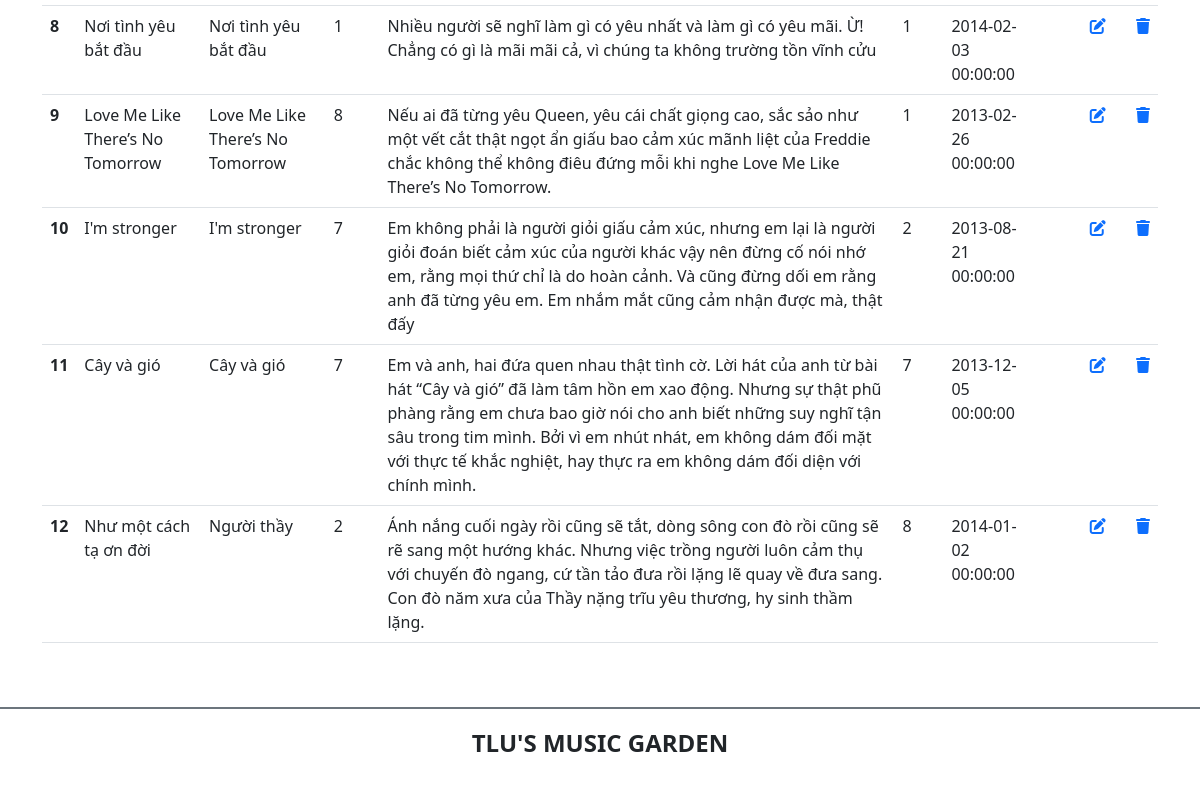
Page /btth01/admin/article.php (lower part) on the earlier database version.
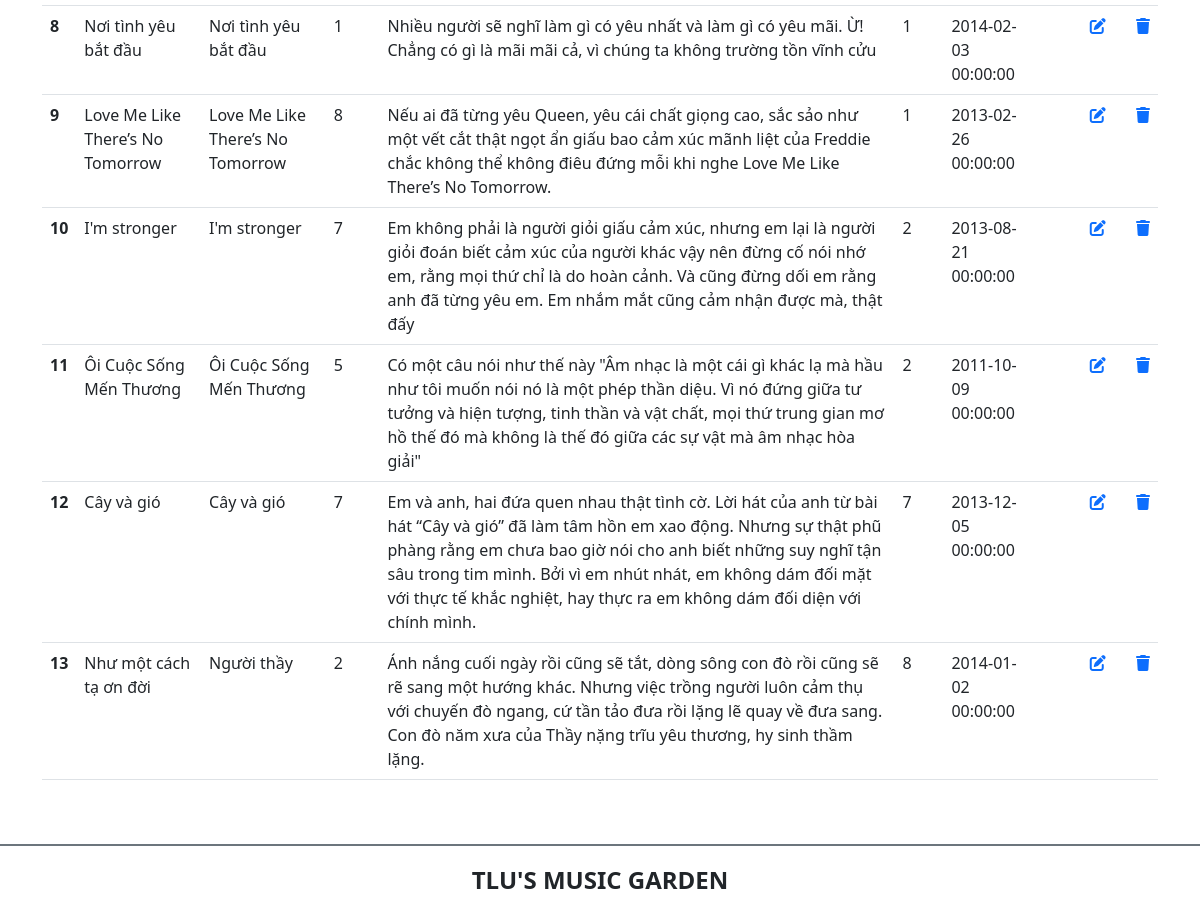
Same page on the later database version.
### tables this page shows
create table baiviet(
	ma_bviet int  not null primary key,
	tieude varchar(200) not null,
	ten_bhat varchar(100) not null,
	ma_tloai int  not null,
	tomtat text  not null,
	noidung text  default null,
	ma_tgia int  not null,
	ngayviet datetime not null default current_timestamp,
	hinhanh varchar(200) default null,
	foreign key (ma_tgia) references tacgia(ma_tgia),
	foreign key(ma_tloai) references theloai(ma_tloai)
);

### btth01/admin/article.php (the view, shortened to what this page needs)
<!DOCTYPE html>
<html lang="en">
<head>
    <link href="https://cdn.jsdelivr.net/npm/bootstrap@5.3.0-alpha1/dist/css/bootstrap.min.css" rel="stylesheet">
    <link rel="stylesheet" href="https://cdnjs.cloudflare.com/ajax/libs/font-awesome/6.3.0/css/all.min.css" />
    <link rel="stylesheet" href="css/style_login.css">
</head>
<?php
    include('../connect.php');
    $sql = 'SELECT * FROM baiviet';
    $stmt = $pdo->query($sql);
    $baiviets = $stmt->fetchAll();
?>
<body>
    <main class="container mt-5 mb-5">
        <div class="row">
            <div class="col-sm">
                <table class="table">
                    <tbody>
                        <?php foreach ($baiviets as $index => $baiviet) : ?>
                            <tr>
                                <th scope="row"><?php echo $index + 1; ?></th>
                                <td>
                                    <?php
                                        echo htmlspecialchars($baiviet['tieude']);
                                    ?>
                                </td>
                                <td>
                                    <?php
                                        echo htmlspecialchars($baiviet['ten_bhat']);
                                    ?>
                                </td>
                                <td>
                                    <?php
                                        echo htmlspecialchars($baiviet['ma_tloai']);
                                    ?>
                                </td>
                                <td>
                                    <?php
                                        echo htmlspecialchars($baiviet['tomtat']);
                                    ?>
                                </td>
                                <td>
                                    <?php
                                        echo htmlspecialchars($baiviet['ma_tgia']);
                                    ?>
                                </td>
                                <td>
                                    <?php
                                        echo htmlspecialchars($baiviet['ngayviet']);
                                    ?>
                                </td>
                                <td>
                                <td>
                                    <a href="edit_article.php?ma_bviet=<?php echo htmlspecialchars($baiviet['ma_bviet']); ?>"><i class="fa-solid fa-pen-to-square"></i></a>
                                </td>
                                <td>
                                    <a href="delete_article.php?ma_bviet=<?php echo $baiviet['ma_bviet']; ?>"><i class="fa-solid fa-trash"></i></a>
                                </td>
                            </tr>
                        <?php endforeach; ?>
                    </tbody>
                </table>
            </div>
        </div>
    </main>
    <footer class="bg-white d-flex justify-content-center align-items-center border-top border-secondary  border-2" style="height:80px">
        <h4 class="text-center text-uppercase fw-bold">TLU's music garden</h4>
    </footer>
</body>
</html>

Differences in the rows shown:
added baiviet: tieude "Ôi Cuộc Sống Mến Thương", ten_bhat "Ôi Cuộc Sống Mến Thương", ma_tloai "5", tomtat "Có một câu nói như thế này \"Âm nhạc là một cái gì khác lạ mà hầu như tôi muốn nói nó là một phép thần diệu. Vì nó đứng giữa tư tưởng và hiện tượng, tinh thần và vật chất, mọi thứ trung gian mơ hồ thế đó mà không là thế đó giữa các sự vật mà âm nhạc hòa giải\"", ma_tgia "2", ngayviet "2011-10-09 00:00:00"
